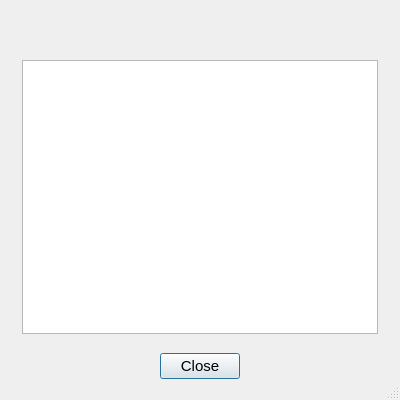
<?xml version="1.0" encoding="UTF-8"?>
<ui version="4.0">
 <class>Message</class>
 <widget class="QDialog" name="Message">
  <property name="windowModality">
   <enum>Qt::WindowModality::WindowModal</enum>
  </property>
  <property name="geometry">
   <rect>
    <x>0</x>
    <y>0</y>
    <width>400</width>
    <height>400</height>
   </rect>
  </property>
  <property name="sizePolicy">
   <sizepolicy hsizetype="Fixed" vsizetype="Fixed">
    <horstretch>0</horstretch>
    <verstretch>0</verstretch>
   </sizepolicy>
  </property>
  <property name="minimumSize">
   <size>
    <width>400</width>
    <height>200</height>
   </size>
  </property>
  <property name="maximumSize">
   <size>
    <width>400</width>
    <height>600</height>
   </size>
  </property>
  <property name="windowTitle">
   <string/>
  </property>
  <property name="sizeGripEnabled">
   <bool>true</bool>
  </property>
  <layout class="QVBoxLayout" name="verticalLayout">
   <property name="spacing">
    <number>0</number>
   </property>
   <property name="leftMargin">
    <number>12</number>
   </property>
   <property name="topMargin">
    <number>12</number>
   </property>
   <property name="rightMargin">
    <number>12</number>
   </property>
   <property name="bottomMargin">
    <number>12</number>
   </property>
   <item>
    <widget class="QWidget" name="messageBar" native="true">
     <property name="minimumSize">
      <size>
       <width>0</width>
       <height>0</height>
      </size>
     </property>
     <layout class="QHBoxLayout" name="horizontalLayout">
      <property name="spacing">
       <number>0</number>
      </property>
      <property name="leftMargin">
       <number>10</number>
      </property>
      <property name="topMargin">
       <number>10</number>
      </property>
      <property name="rightMargin">
       <number>10</number>
      </property>
      <property name="bottomMargin">
       <number>10</number>
      </property>
      <item>
       <widget class="QLabel" name="title">
        <property name="font">
         <font>
          <pointsize>12</pointsize>
          <bold>true</bold>
         </font>
        </property>
        <property name="text">
         <string/>
        </property>
       </widget>
      </item>
     </layout>
    </widget>
   </item>
   <item>
    <widget class="QWidget" name="messageWidget" native="true">
     <layout class="QVBoxLayout" name="verticalLayout_2">
      <property name="spacing">
       <number>0</number>
      </property>
      <property name="leftMargin">
       <number>10</number>
      </property>
      <property name="topMargin">
       <number>10</number>
      </property>
      <property name="rightMargin">
       <number>10</number>
      </property>
      <property name="bottomMargin">
       <number>10</number>
      </property>
      <item>
       <widget class="QTextBrowser" name="message">
        <property name="font">
         <font>
          <pointsize>11</pointsize>
         </font>
        </property>
       </widget>
      </item>
     </layout>
    </widget>
   </item>
   <item>
    <widget class="QWidget" name="buttonsWidget" native="true">
     <property name="minimumSize">
      <size>
       <width>0</width>
       <height>0</height>
      </size>
     </property>
     <layout class="QHBoxLayout" name="horizontalLayout_2">
      <item>
       <spacer name="horizontalSpacer_2">
        <property name="orientation">
         <enum>Qt::Orientation::Horizontal</enum>
        </property>
        <property name="sizeHint" stdset="0">
         <size>
          <width>239</width>
          <height>20</height>
         </size>
        </property>
       </spacer>
      </item>
      <item>
       <widget class="QPushButton" name="close">
        <property name="font">
         <font>
          <pointsize>11</pointsize>
         </font>
        </property>
        <property name="toolTip">
         <string>Close</string>
        </property>
        <property name="text">
         <string>Close</string>
        </property>
        <property name="autoDefault">
         <bool>false</bool>
        </property>
        <property name="default">
         <bool>true</bool>
        </property>
       </widget>
      </item>
      <item>
       <spacer name="horizontalSpacer">
        <property name="orientation">
         <enum>Qt::Orientation::Horizontal</enum>
        </property>
        <property name="sizeHint" stdset="0">
         <size>
          <width>239</width>
          <height>20</height>
         </size>
        </property>
       </spacer>
      </item>
     </layout>
    </widget>
   </item>
  </layout>
 </widget>
 <resources>
  <include location="jobman.qrc"/>
  <include location="jobman.qrc"/>
 </resources>
 <connections>
  <connection>
   <sender>close</sender>
   <signal>clicked()</signal>
   <receiver>Message</receiver>
   <slot>close()</slot>
   <hints>
    <hint type="sourcelabel">
     <x>199</x>
     <y>571</y>
    </hint>
    <hint type="destinationlabel">
     <x>199</x>
     <y>299</y>
    </hint>
   </hints>
  </connection>
 </connections>
</ui>
